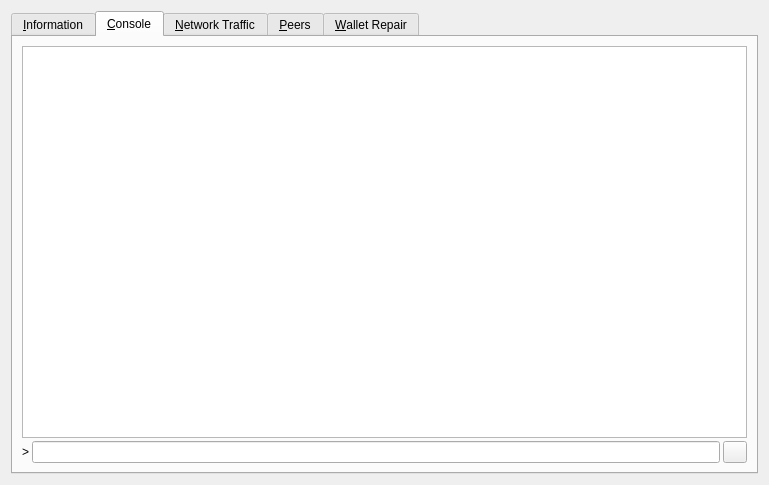
<?xml version="1.0" encoding="UTF-8"?>
<ui version="4.0">
 <class>RPCConsole</class>
 <widget class="QDialog" name="RPCConsole">
  <property name="geometry">
   <rect>
    <x>0</x>
    <y>0</y>
    <width>769</width>
    <height>485</height>
   </rect>
  </property>
  <property name="windowTitle">
   <string>Tools window</string>
  </property>
  <layout class="QVBoxLayout" name="verticalLayout_2">
   <item>
    <widget class="QTabWidget" name="tabWidget">
     <property name="currentIndex">
      <number>1</number>
     </property>
     <widget class="QWidget" name="tab_info">
      <attribute name="title">
       <string>&amp;Information</string>
      </attribute>
      <layout class="QGridLayout" name="gridLayout" columnstretch="0,0">
       <property name="horizontalSpacing">
        <number>12</number>
       </property>
       <item row="0" column="0">
        <widget class="QLabel" name="generalHeader">
         <property name="font">
          <font>
           <weight>75</weight>
           <bold>true</bold>
          </font>
         </property>
         <property name="text">
          <string>General</string>
         </property>
        </widget>
       </item>
       <item row="1" column="0">
        <widget class="QLabel" name="clientNameLabel">
         <property name="text">
          <string>Client name</string>
         </property>
        </widget>
       </item>
       <item row="1" column="1">
        <widget class="QLabel" name="clientName">
         <property name="cursor">
          <cursorShape>IBeamCursor</cursorShape>
         </property>
         <property name="text">
          <string>N/A</string>
         </property>
         <property name="textFormat">
          <enum>Qt::PlainText</enum>
         </property>
         <property name="textInteractionFlags">
          <set>Qt::LinksAccessibleByMouse|Qt::TextSelectableByKeyboard|Qt::TextSelectableByMouse</set>
         </property>
        </widget>
       </item>
       <item row="2" column="0">
        <widget class="QLabel" name="clientVersionLabel">
         <property name="text">
          <string>Client version</string>
         </property>
        </widget>
       </item>
       <item row="2" column="1">
        <widget class="QLabel" name="clientVersion">
         <property name="cursor">
          <cursorShape>IBeamCursor</cursorShape>
         </property>
         <property name="text">
          <string>N/A</string>
         </property>
         <property name="textFormat">
          <enum>Qt::PlainText</enum>
         </property>
         <property name="textInteractionFlags">
          <set>Qt::LinksAccessibleByMouse|Qt::TextSelectableByKeyboard|Qt::TextSelectableByMouse</set>
         </property>
        </widget>
       </item>
       <item row="3" column="0">
        <widget class="QLabel" name="openSSLVersionLabel">
         <property name="text">
          <string>Using OpenSSL version</string>
         </property>
         <property name="indent">
          <number>10</number>
         </property>
        </widget>
       </item>
       <item row="3" column="1">
        <widget class="QLabel" name="openSSLVersion">
         <property name="cursor">
          <cursorShape>IBeamCursor</cursorShape>
         </property>
         <property name="text">
          <string>N/A</string>
         </property>
         <property name="textFormat">
          <enum>Qt::PlainText</enum>
         </property>
         <property name="textInteractionFlags">
          <set>Qt::LinksAccessibleByMouse|Qt::TextSelectableByKeyboard|Qt::TextSelectableByMouse</set>
         </property>
        </widget>
       </item>
       <item row="4" column="0">
        <widget class="QLabel" name="berkeleyDBVersionLabel">
         <property name="text">
          <string>Using BerkeleyDB version</string>
         </property>
         <property name="indent">
          <number>10</number>
         </property>
        </widget>
       </item>
       <item row="4" column="1">
        <widget class="QLabel" name="berkeleyDBVersion">
         <property name="cursor">
          <cursorShape>IBeamCursor</cursorShape>
         </property>
         <property name="text">
          <string>N/A</string>
         </property>
         <property name="textFormat">
          <enum>Qt::PlainText</enum>
         </property>
         <property name="textInteractionFlags">
          <set>Qt::LinksAccessibleByMouse|Qt::TextSelectableByKeyboard|Qt::TextSelectableByMouse</set>
         </property>
        </widget>
       </item>
       <item row="5" column="0">
        <widget class="QLabel" name="buildDateLabel">
         <property name="text">
          <string>Build date</string>
         </property>
        </widget>
       </item>
       <item row="5" column="1">
        <widget class="QLabel" name="buildDate">
         <property name="cursor">
          <cursorShape>IBeamCursor</cursorShape>
         </property>
         <property name="text">
          <string>N/A</string>
         </property>
         <property name="textFormat">
          <enum>Qt::PlainText</enum>
         </property>
         <property name="textInteractionFlags">
          <set>Qt::LinksAccessibleByMouse|Qt::TextSelectableByKeyboard|Qt::TextSelectableByMouse</set>
         </property>
        </widget>
       </item>
       <item row="6" column="0">
        <widget class="QLabel" name="startupTimeLabel">
         <property name="text">
          <string>Startup time</string>
         </property>
        </widget>
       </item>
       <item row="6" column="1">
        <widget class="QLabel" name="startupTime">
         <property name="cursor">
          <cursorShape>IBeamCursor</cursorShape>
         </property>
         <property name="text">
          <string>N/A</string>
         </property>
         <property name="textFormat">
          <enum>Qt::PlainText</enum>
         </property>
         <property name="textInteractionFlags">
          <set>Qt::LinksAccessibleByMouse|Qt::TextSelectableByKeyboard|Qt::TextSelectableByMouse</set>
         </property>
        </widget>
       </item>
       <item row="7" column="0">
        <widget class="QLabel" name="networkHeader">
         <property name="font">
          <font>
           <weight>75</weight>
           <bold>true</bold>
          </font>
         </property>
         <property name="text">
          <string>Network</string>
         </property>
        </widget>
       </item>
       <item row="8" column="0">
        <widget class="QLabel" name="networkNameLabel">
         <property name="text">
          <string>Name</string>
         </property>
        </widget>
       </item>
       <item row="8" column="1">
        <widget class="QLabel" name="networkName">
         <property name="cursor">
          <cursorShape>IBeamCursor</cursorShape>
         </property>
         <property name="text">
          <string>N/A</string>
         </property>
         <property name="textFormat">
          <enum>Qt::PlainText</enum>
         </property>
         <property name="textInteractionFlags">
          <set>Qt::LinksAccessibleByMouse|Qt::TextSelectableByKeyboard|Qt::TextSelectableByMouse</set>
         </property>
        </widget>
       </item>
       <item row="9" column="0">
        <widget class="QLabel" name="numberOfConnectionsLabel">
         <property name="text">
          <string>Number of connections</string>
         </property>
        </widget>
       </item>
       <item row="9" column="1">
        <widget class="QLabel" name="numberOfConnections">
         <property name="cursor">
          <cursorShape>IBeamCursor</cursorShape>
         </property>
         <property name="text">
          <string>N/A</string>
         </property>
         <property name="textFormat">
          <enum>Qt::PlainText</enum>
         </property>
         <property name="textInteractionFlags">
          <set>Qt::LinksAccessibleByMouse|Qt::TextSelectableByKeyboard|Qt::TextSelectableByMouse</set>
         </property>
        </widget>
       </item>
       <item row="10" column="0">
        <widget class="QLabel" name="masternodeCountLabel">
         <property name="text">
          <string>Number of Masternodes</string>
         </property>
        </widget>
       </item>
       <item row="10" column="1">
        <widget class="QLabel" name="masternodeCount">
         <property name="cursor">
          <cursorShape>IBeamCursor</cursorShape>
         </property>
         <property name="text">
          <string>N/A</string>
         </property>
         <property name="textFormat">
          <enum>Qt::PlainText</enum>
         </property>
         <property name="textInteractionFlags">
          <set>Qt::LinksAccessibleByMouse|Qt::TextSelectableByKeyboard|Qt::TextSelectableByMouse</set>
         </property>
        </widget>
       </item>
       <item row="11" column="0">
        <widget class="QLabel" name="blockchainHeader">
         <property name="font">
          <font>
           <weight>75</weight>
           <bold>true</bold>
          </font>
         </property>
         <property name="text">
          <string>Block chain</string>
         </property>
        </widget>
       </item>
       <item row="12" column="0">
        <widget class="QLabel" name="numberOfBlocksLabel">
         <property name="text">
          <string>Current number of blocks</string>
         </property>
        </widget>
       </item>
       <item row="12" column="1">
        <widget class="QLabel" name="numberOfBlocks">
         <property name="cursor">
          <cursorShape>IBeamCursor</cursorShape>
         </property>
         <property name="text">
          <string>N/A</string>
         </property>
         <property name="textFormat">
          <enum>Qt::PlainText</enum>
         </property>
         <property name="textInteractionFlags">
          <set>Qt::LinksAccessibleByMouse|Qt::TextSelectableByKeyboard|Qt::TextSelectableByMouse</set>
         </property>
        </widget>
       </item>
       <item row="13" column="0">
        <widget class="QLabel" name="lastBlockTimeLabel">
         <property name="text">
          <string>Last block time</string>
         </property>
        </widget>
       </item>
       <item row="13" column="1">
        <widget class="QLabel" name="lastBlockTime">
         <property name="cursor">
          <cursorShape>IBeamCursor</cursorShape>
         </property>
         <property name="text">
          <string>N/A</string>
         </property>
         <property name="textFormat">
          <enum>Qt::PlainText</enum>
         </property>
         <property name="textInteractionFlags">
          <set>Qt::LinksAccessibleByMouse|Qt::TextSelectableByKeyboard|Qt::TextSelectableByMouse</set>
         </property>
        </widget>
       </item>
       <item row="14" column="0">
        <spacer name="verticalSpacer_2">
         <property name="orientation">
          <enum>Qt::Vertical</enum>
         </property>
         <property name="sizeHint" stdset="0">
          <size>
           <width>20</width>
           <height>20</height>
          </size>
         </property>
        </spacer>
       </item>
       <item row="15" column="0">
        <widget class="QLabel" name="debugLogFileHeader">
         <property name="font">
          <font>
           <weight>75</weight>
           <bold>true</bold>
          </font>
         </property>
         <property name="text">
          <string>Debug log file</string>
         </property>
        </widget>
       </item>
       <item row="16" column="0">
        <widget class="QPushButton" name="openDebugLogfileButton">
         <property name="toolTip">
          <string>Open the Hinka debug log file from the current data directory. This can take a few seconds for large log files.</string>
         </property>
         <property name="text">
          <string>&amp;Open</string>
         </property>
         <property name="autoDefault">
          <bool>false</bool>
         </property>
        </widget>
       </item>
      </layout>
     </widget>
     <widget class="QWidget" name="tab_console">
      <attribute name="title">
       <string>&amp;Console</string>
      </attribute>
      <layout class="QVBoxLayout" name="verticalLayout_3">
       <property name="spacing">
        <number>3</number>
       </property>
       <item>
        <widget class="QTextEdit" name="messagesWidget">
         <property name="minimumSize">
          <size>
           <width>0</width>
           <height>100</height>
          </size>
         </property>
         <property name="font">
          <font>
           <family>Noto Sans</family>
           <pointsize>12</pointsize>
           <weight>50</weight>
           <italic>false</italic>
           <bold>false</bold>
          </font>
         </property>
         <property name="readOnly">
          <bool>true</bool>
         </property>
         <property name="tabKeyNavigation" stdset="0">
          <bool>false</bool>
         </property>
         <property name="columnCount" stdset="0">
          <number>2</number>
         </property>
        </widget>
       </item>
       <item>
        <layout class="QHBoxLayout" name="horizontalLayout">
         <property name="spacing">
          <number>3</number>
         </property>
         <item>
          <widget class="QLabel" name="label">
           <property name="text">
            <string notr="true">&gt;</string>
           </property>
          </widget>
         </item>
         <item>
          <widget class="QLineEdit" name="lineEdit"/>
         </item>
         <item>
          <widget class="QPushButton" name="clearButton">
           <property name="maximumSize">
            <size>
             <width>24</width>
             <height>24</height>
            </size>
           </property>
           <property name="toolTip">
            <string>Clear console</string>
           </property>
           <property name="text">
            <string/>
           </property>
           <property name="icon">
            <iconset>
             <normaloff>:/icons/remove</normaloff>:/icons/remove</iconset>
           </property>
           <property name="shortcut">
            <string notr="true">Ctrl+L</string>
           </property>
           <property name="autoDefault">
            <bool>false</bool>
           </property>
          </widget>
         </item>
        </layout>
       </item>
      </layout>
     </widget>
     <widget class="QWidget" name="tab_nettraffic">
      <attribute name="title">
       <string>&amp;Network Traffic</string>
      </attribute>
      <layout class="QHBoxLayout" name="horizontalLayout_3">
       <item>
        <layout class="QVBoxLayout" name="verticalLayout_4">
         <item>
          <widget class="TrafficGraphWidget" name="trafficGraph" native="true">
           <property name="sizePolicy">
            <sizepolicy hsizetype="Expanding" vsizetype="Expanding">
             <horstretch>0</horstretch>
             <verstretch>0</verstretch>
            </sizepolicy>
           </property>
          </widget>
         </item>
         <item>
          <layout class="QHBoxLayout" name="horizontalLayout_2">
           <item>
            <widget class="QSlider" name="sldGraphRange">
             <property name="minimum">
              <number>1</number>
             </property>
             <property name="maximum">
              <number>288</number>
             </property>
             <property name="pageStep">
              <number>12</number>
             </property>
             <property name="value">
              <number>6</number>
             </property>
             <property name="orientation">
              <enum>Qt::Horizontal</enum>
             </property>
            </widget>
           </item>
           <item>
            <widget class="QLabel" name="lblGraphRange">
             <property name="minimumSize">
              <size>
               <width>100</width>
               <height>0</height>
              </size>
             </property>
             <property name="alignment">
              <set>Qt::AlignCenter</set>
             </property>
            </widget>
           </item>
           <item>
            <widget class="QPushButton" name="btnClearTrafficGraph">
             <property name="text">
              <string>&amp;Clear</string>
             </property>
             <property name="autoDefault">
              <bool>false</bool>
             </property>
            </widget>
           </item>
          </layout>
         </item>
        </layout>
       </item>
       <item>
        <layout class="QVBoxLayout" name="verticalLayout">
         <item>
          <widget class="QGroupBox" name="groupBox">
           <property name="title">
            <string>Totals</string>
           </property>
           <layout class="QVBoxLayout" name="verticalLayout_5">
            <item>
             <layout class="QHBoxLayout" name="horizontalLayout_4">
              <item>
               <widget class="Line" name="line">
                <property name="sizePolicy">
                 <sizepolicy hsizetype="Fixed" vsizetype="Fixed">
                  <horstretch>0</horstretch>
                  <verstretch>0</verstretch>
                 </sizepolicy>
                </property>
                <property name="minimumSize">
                 <size>
                  <width>10</width>
                  <height>0</height>
                 </size>
                </property>
                <property name="palette">
                 <palette>
                  <active>
                   <colorrole role="Light">
                    <brush brushstyle="SolidPattern">
                     <color alpha="255">
                      <red>0</red>
                      <green>255</green>
                      <blue>0</blue>
                     </color>
                    </brush>
                   </colorrole>
                  </active>
                  <inactive>
                   <colorrole role="Light">
                    <brush brushstyle="SolidPattern">
                     <color alpha="255">
                      <red>0</red>
                      <green>255</green>
                      <blue>0</blue>
                     </color>
                    </brush>
                   </colorrole>
                  </inactive>
                  <disabled>
                   <colorrole role="Light">
                    <brush brushstyle="SolidPattern">
                     <color alpha="255">
                      <red>0</red>
                      <green>255</green>
                      <blue>0</blue>
                     </color>
                    </brush>
                   </colorrole>
                  </disabled>
                 </palette>
                </property>
                <property name="orientation">
                 <enum>Qt::Horizontal</enum>
                </property>
               </widget>
              </item>
              <item>
               <widget class="QLabel" name="label_16">
                <property name="text">
                 <string>Received</string>
                </property>
               </widget>
              </item>
              <item>
               <widget class="QLabel" name="lblBytesIn">
                <property name="minimumSize">
                 <size>
                  <width>50</width>
                  <height>0</height>
                 </size>
                </property>
                <property name="alignment">
                 <set>Qt::AlignRight|Qt::AlignTrailing|Qt::AlignVCenter</set>
                </property>
               </widget>
              </item>
             </layout>
            </item>
            <item>
             <layout class="QHBoxLayout" name="horizontalLayout_5">
              <item>
               <widget class="Line" name="line_2">
                <property name="sizePolicy">
                 <sizepolicy hsizetype="Fixed" vsizetype="Fixed">
                  <horstretch>0</horstretch>
                  <verstretch>0</verstretch>
                 </sizepolicy>
                </property>
                <property name="minimumSize">
                 <size>
                  <width>10</width>
                  <height>0</height>
                 </size>
                </property>
                <property name="palette">
                 <palette>
                  <active>
                   <colorrole role="Light">
                    <brush brushstyle="SolidPattern">
                     <color alpha="255">
                      <red>255</red>
                      <green>0</green>
                      <blue>0</blue>
                     </color>
                    </brush>
                   </colorrole>
                  </active>
                  <inactive>
                   <colorrole role="Light">
                    <brush brushstyle="SolidPattern">
                     <color alpha="255">
                      <red>255</red>
                      <green>0</green>
                      <blue>0</blue>
                     </color>
                    </brush>
                   </colorrole>
                  </inactive>
                  <disabled>
                   <colorrole role="Light">
                    <brush brushstyle="SolidPattern">
                     <color alpha="255">
                      <red>255</red>
                      <green>0</green>
                      <blue>0</blue>
                     </color>
                    </brush>
                   </colorrole>
                  </disabled>
                 </palette>
                </property>
                <property name="orientation">
                 <enum>Qt::Horizontal</enum>
                </property>
               </widget>
              </item>
              <item>
               <widget class="QLabel" name="label_17">
                <property name="text">
                 <string>Sent</string>
                </property>
               </widget>
              </item>
              <item>
               <widget class="QLabel" name="lblBytesOut">
                <property name="minimumSize">
                 <size>
                  <width>50</width>
                  <height>0</height>
                 </size>
                </property>
                <property name="alignment">
                 <set>Qt::AlignRight|Qt::AlignTrailing|Qt::AlignVCenter</set>
                </property>
               </widget>
              </item>
             </layout>
            </item>
            <item>
             <spacer name="verticalSpacer_4">
              <property name="orientation">
               <enum>Qt::Vertical</enum>
              </property>
              <property name="sizeHint" stdset="0">
               <size>
                <width>20</width>
                <height>407</height>
               </size>
              </property>
             </spacer>
            </item>
           </layout>
          </widget>
         </item>
        </layout>
       </item>
      </layout>
     </widget>
     <widget class="QWidget" name="tab_peers">
      <attribute name="title">
       <string>&amp;Peers</string>
      </attribute>
      <layout class="QGridLayout" name="gridLayout_2">
       <item row="0" column="0" rowspan="2">
        <widget class="QTableView" name="peerWidget">
         <property name="horizontalScrollBarPolicy">
          <enum>Qt::ScrollBarAsNeeded</enum>
         </property>
         <property name="sortingEnabled">
          <bool>true</bool>
         </property>
         <attribute name="horizontalHeaderHighlightSections">
          <bool>false</bool>
         </attribute>
        </widget>
       </item>
       <item row="0" column="1">
        <widget class="QLabel" name="peerHeading">
         <property name="sizePolicy">
          <sizepolicy hsizetype="Preferred" vsizetype="Minimum">
           <horstretch>0</horstretch>
           <verstretch>0</verstretch>
          </sizepolicy>
         </property>
         <property name="minimumSize">
          <size>
           <width>300</width>
           <height>32</height>
          </size>
         </property>
         <property name="font">
          <font>
           <pointsize>10</pointsize>
           <weight>75</weight>
           <bold>true</bold>
          </font>
         </property>
         <property name="cursor">
          <cursorShape>IBeamCursor</cursorShape>
         </property>
         <property name="text">
          <string>Select a peer to view detailed information.</string>
         </property>
         <property name="alignment">
          <set>Qt::AlignCenter</set>
         </property>
         <property name="wordWrap">
          <bool>true</bool>
         </property>
         <property name="textInteractionFlags">
          <set>Qt::LinksAccessibleByMouse|Qt::TextSelectableByKeyboard|Qt::TextSelectableByMouse</set>
         </property>
        </widget>
       </item>
       <item row="1" column="1">
        <widget class="QWidget" name="detailWidget" native="true">
         <property name="minimumSize">
          <size>
           <width>300</width>
           <height>0</height>
          </size>
         </property>
         <layout class="QGridLayout" name="gridLayout_3">
          <item row="0" column="0">
           <widget class="QLabel" name="label_23">
            <property name="text">
             <string>Direction</string>
            </property>
           </widget>
          </item>
          <item row="0" column="2">
           <widget class="QLabel" name="peerDirection">
            <property name="cursor">
             <cursorShape>IBeamCursor</cursorShape>
            </property>
            <property name="text">
             <string>N/A</string>
            </property>
            <property name="textFormat">
             <enum>Qt::PlainText</enum>
            </property>
            <property name="textInteractionFlags">
             <set>Qt::LinksAccessibleByMouse|Qt::TextSelectableByKeyboard|Qt::TextSelectableByMouse</set>
            </property>
           </widget>
          </item>
          <item row="1" column="0">
           <widget class="QLabel" name="label_21">
            <property name="text">
             <string>Protocol</string>
            </property>
           </widget>
          </item>
          <item row="1" column="2">
           <widget class="QLabel" name="peerVersion">
            <property name="cursor">
             <cursorShape>IBeamCursor</cursorShape>
            </property>
            <property name="text">
             <string>N/A</string>
            </property>
            <property name="textFormat">
             <enum>Qt::PlainText</enum>
            </property>
            <property name="textInteractionFlags">
             <set>Qt::LinksAccessibleByMouse|Qt::TextSelectableByKeyboard|Qt::TextSelectableByMouse</set>
            </property>
           </widget>
          </item>
          <item row="2" column="0">
           <widget class="QLabel" name="label_28">
            <property name="text">
             <string>Version</string>
            </property>
           </widget>
          </item>
          <item row="2" column="2">
           <widget class="QLabel" name="peerSubversion">
            <property name="cursor">
             <cursorShape>IBeamCursor</cursorShape>
            </property>
            <property name="text">
             <string>N/A</string>
            </property>
            <property name="textFormat">
             <enum>Qt::PlainText</enum>
            </property>
            <property name="textInteractionFlags">
             <set>Qt::LinksAccessibleByMouse|Qt::TextSelectableByKeyboard|Qt::TextSelectableByMouse</set>
            </property>
           </widget>
          </item>
          <item row="3" column="0">
           <widget class="QLabel" name="label_4">
            <property name="text">
             <string>Services</string>
            </property>
           </widget>
          </item>
          <item row="3" column="2">
           <widget class="QLabel" name="peerServices">
            <property name="cursor">
             <cursorShape>IBeamCursor</cursorShape>
            </property>
            <property name="text">
             <string>N/A</string>
            </property>
            <property name="textFormat">
             <enum>Qt::PlainText</enum>
            </property>
            <property name="textInteractionFlags">
             <set>Qt::LinksAccessibleByMouse|Qt::TextSelectableByKeyboard|Qt::TextSelectableByMouse</set>
            </property>
           </widget>
          </item>
          <item row="5" column="0">
           <widget class="QLabel" name="label_29">
            <property name="text">
             <string>Starting Height</string>
            </property>
           </widget>
          </item>
          <item row="5" column="2">
           <widget class="QLabel" name="peerHeight">
            <property name="cursor">
             <cursorShape>IBeamCursor</cursorShape>
            </property>
            <property name="text">
             <string>N/A</string>
            </property>
            <property name="textFormat">
             <enum>Qt::PlainText</enum>
            </property>
            <property name="textInteractionFlags">
             <set>Qt::LinksAccessibleByMouse|Qt::TextSelectableByKeyboard|Qt::TextSelectableByMouse</set>
            </property>
           </widget>
          </item>
          <item row="6" column="0">
           <widget class="QLabel" name="label_27">
            <property name="text">
             <string>Sync Height</string>
            </property>
           </widget>
          </item>
          <item row="6" column="2">
           <widget class="QLabel" name="peerSyncHeight">
            <property name="cursor">
             <cursorShape>IBeamCursor</cursorShape>
            </property>
            <property name="text">
             <string>N/A</string>
            </property>
            <property name="textFormat">
             <enum>Qt::PlainText</enum>
            </property>
            <property name="textInteractionFlags">
             <set>Qt::LinksAccessibleByMouse|Qt::TextSelectableByKeyboard|Qt::TextSelectableByMouse</set>
            </property>
           </widget>
          </item>
          <item row="7" column="0">
           <widget class="QLabel" name="label_24">
            <property name="text">
             <string>Ban Score</string>
            </property>
           </widget>
          </item>
          <item row="7" column="2">
           <widget class="QLabel" name="peerBanScore">
            <property name="cursor">
             <cursorShape>IBeamCursor</cursorShape>
            </property>
            <property name="text">
             <string>N/A</string>
            </property>
            <property name="textFormat">
             <enum>Qt::PlainText</enum>
            </property>
            <property name="textInteractionFlags">
             <set>Qt::LinksAccessibleByMouse|Qt::TextSelectableByKeyboard|Qt::TextSelectableByMouse</set>
            </property>
           </widget>
          </item>
          <item row="8" column="0">
           <widget class="QLabel" name="label_22">
            <property name="text">
             <string>Connection Time</string>
            </property>
           </widget>
          </item>
          <item row="8" column="2">
           <widget class="QLabel" name="peerConnTime">
            <property name="cursor">
             <cursorShape>IBeamCursor</cursorShape>
            </property>
            <property name="text">
             <string>N/A</string>
            </property>
            <property name="textFormat">
             <enum>Qt::PlainText</enum>
            </property>
            <property name="textInteractionFlags">
             <set>Qt::LinksAccessibleByMouse|Qt::TextSelectableByKeyboard|Qt::TextSelectableByMouse</set>
            </property>
           </widget>
          </item>
          <item row="9" column="0">
           <widget class="QLabel" name="label_15">
            <property name="text">
             <string>Last Send</string>
            </property>
           </widget>
          </item>
          <item row="9" column="2">
           <widget class="QLabel" name="peerLastSend">
            <property name="cursor">
             <cursorShape>IBeamCursor</cursorShape>
            </property>
            <property name="text">
             <string>N/A</string>
            </property>
            <property name="textFormat">
             <enum>Qt::PlainText</enum>
            </property>
            <property name="textInteractionFlags">
             <set>Qt::LinksAccessibleByMouse|Qt::TextSelectableByKeyboard|Qt::TextSelectableByMouse</set>
            </property>
           </widget>
          </item>
          <item row="10" column="0">
           <widget class="QLabel" name="label_19">
            <property name="text">
             <string>Last Receive</string>
            </property>
           </widget>
          </item>
          <item row="10" column="2">
           <widget class="QLabel" name="peerLastRecv">
            <property name="cursor">
             <cursorShape>IBeamCursor</cursorShape>
            </property>
            <property name="text">
             <string>N/A</string>
            </property>
            <property name="textFormat">
             <enum>Qt::PlainText</enum>
            </property>
            <property name="textInteractionFlags">
             <set>Qt::LinksAccessibleByMouse|Qt::TextSelectableByKeyboard|Qt::TextSelectableByMouse</set>
            </property>
           </widget>
          </item>
          <item row="11" column="0">
           <widget class="QLabel" name="label_18">
            <property name="text">
             <string>Bytes Sent</string>
            </property>
           </widget>
          </item>
          <item row="11" column="2">
           <widget class="QLabel" name="peerBytesSent">
            <property name="cursor">
             <cursorShape>IBeamCursor</cursorShape>
            </property>
            <property name="text">
             <string>N/A</string>
            </property>
            <property name="textFormat">
             <enum>Qt::PlainText</enum>
            </property>
            <property name="textInteractionFlags">
             <set>Qt::LinksAccessibleByMouse|Qt::TextSelectableByKeyboard|Qt::TextSelectableByMouse</set>
            </property>
           </widget>
          </item>
          <item row="12" column="0">
           <widget class="QLabel" name="label_20">
            <property name="text">
             <string>Bytes Received</string>
            </property>
           </widget>
          </item>
          <item row="12" column="2">
           <widget class="QLabel" name="peerBytesRecv">
            <property name="cursor">
             <cursorShape>IBeamCursor</cursorShape>
            </property>
            <property name="text">
             <string>N/A</string>
            </property>
            <property name="textFormat">
             <enum>Qt::PlainText</enum>
            </property>
            <property name="textInteractionFlags">
             <set>Qt::LinksAccessibleByMouse|Qt::TextSelectableByKeyboard|Qt::TextSelectableByMouse</set>
            </property>
           </widget>
          </item>
          <item row="13" column="0">
           <widget class="QLabel" name="label_26">
            <property name="text">
             <string>Ping Time</string>
            </property>
           </widget>
          </item>
          <item row="13" column="2">
           <widget class="QLabel" name="peerPingTime">
            <property name="cursor">
             <cursorShape>IBeamCursor</cursorShape>
            </property>
            <property name="text">
             <string>N/A</string>
            </property>
            <property name="textFormat">
             <enum>Qt::PlainText</enum>
            </property>
            <property name="textInteractionFlags">
             <set>Qt::LinksAccessibleByMouse|Qt::TextSelectableByKeyboard|Qt::TextSelectableByMouse</set>
            </property>
           </widget>
          </item>
          <item row="14" column="1">
           <spacer name="verticalSpacer_3">
            <property name="orientation">
             <enum>Qt::Vertical</enum>
            </property>
            <property name="sizeHint" stdset="0">
             <size>
              <width>20</width>
              <height>40</height>
             </size>
            </property>
           </spacer>
          </item>
         </layout>
        </widget>
       </item>
      </layout>
     </widget>
     <widget class="QWidget" name="tab_repair">
      <attribute name="title">
       <string>&amp;Wallet Repair</string>
      </attribute>
      <layout class="QGridLayout" name="gridLayout_4" columnstretch="0,0,0,0">
       <property name="horizontalSpacing">
        <number>12</number>
       </property>
       <item row="10" column="0" colspan="2">
        <widget class="QPushButton" name="btn_resync">
         <property name="minimumSize">
          <size>
           <width>100</width>
           <height>23</height>
          </size>
         </property>
         <property name="text">
          <string>Delete local Blockchain Folders</string>
         </property>
        </widget>
       </item>
       <item row="0" column="0" colspan="4">
        <widget class="QLabel" name="label_repair_header">
         <property name="font">
          <font>
           <weight>75</weight>
           <bold>true</bold>
          </font>
         </property>
         <property name="text">
          <string>Wallet repair options.</string>
         </property>
        </widget>
       </item>
       <item row="1" column="0" colspan="4">
        <widget class="QLabel" name="label_repair_helptext">
         <property name="font">
          <font>
           <weight>50</weight>
           <bold>false</bold>
          </font>
         </property>
         <property name="text">
          <string>The buttons below will restart the wallet with command-line options to repair the wallet, fix issues with corrupt blockhain files or missing/obsolete transactions.</string>
         </property>
         <property name="wordWrap">
          <bool>true</bool>
         </property>
        </widget>
       </item>
       <item row="2" column="0">
        <widget class="QLabel" name="wallet_path_label">
         <property name="text">
          <string>Wallet In Use:</string>
         </property>
        </widget>
       </item>
       <item row="2" column="1" colspan="3">
        <widget class="QLabel" name="wallet_path">
         <property name="cursor">
          <cursorShape>IBeamCursor</cursorShape>
         </property>
         <property name="text">
          <string>N/A</string>
         </property>
         <property name="textFormat">
          <enum>Qt::PlainText</enum>
         </property>
         <property name="textInteractionFlags">
          <set>Qt::LinksAccessibleByMouse|Qt::TextSelectableByKeyboard|Qt::TextSelectableByMouse</set>
         </property>
        </widget>
       </item>
       <item row="3" column="0">
        <spacer name="verticalSpacer_repair1">
         <property name="orientation">
          <enum>Qt::Vertical</enum>
         </property>
         <property name="sizeHint" stdset="0">
          <size>
           <width>10</width>
           <height>10</height>
          </size>
         </property>
        </spacer>
       </item>
       <item row="4" column="0" colspan="2">
        <widget class="QPushButton" name="btn_salvagewallet">
         <property name="minimumSize">
          <size>
           <width>100</width>
           <height>23</height>
          </size>
         </property>
         <property name="text">
          <string>Salvage wallet</string>
         </property>
        </widget>
       </item>
       <item row="4" column="2">
        <widget class="QLabel" name="label_repair_salvage_command">
         <property name="text">
          <string notr="true">-salvagewallet:</string>
         </property>
        </widget>
       </item>
       <item row="4" column="3">
        <widget class="QLabel" name="label_repair_salvage">
         <property name="text">
          <string>Attempt to recover private keys from a corrupt wallet.dat.</string>
         </property>
         <property name="wordWrap">
          <bool>true</bool>
         </property>
        </widget>
       </item>
       <item row="5" column="0" colspan="2">
        <widget class="QPushButton" name="btn_rescan">
         <property name="minimumSize">
          <size>
           <width>100</width>
           <height>23</height>
          </size>
         </property>
         <property name="text">
          <string>Rescan blockchain files</string>
         </property>
        </widget>
       </item>
       <item row="5" column="2">
        <widget class="QLabel" name="label_repair_rescan_command">
         <property name="text">
          <string notr="true">-rescan:</string>
         </property>
        </widget>
       </item>
       <item row="5" column="3">
        <widget class="QLabel" name="label_repair_rescan">
         <property name="text">
          <string>Rescan the block chain for missing wallet transactions.</string>
         </property>
         <property name="wordWrap">
          <bool>true</bool>
         </property>
        </widget>
       </item>
       <item row="6" column="0" colspan="2">
        <widget class="QPushButton" name="btn_zapwallettxes1">
         <property name="minimumSize">
          <size>
           <width>100</width>
           <height>23</height>
          </size>
         </property>
         <property name="text">
          <string>Recover transactions 1</string>
         </property>
        </widget>
       </item>
       <item row="6" column="2">
        <widget class="QLabel" name="label_repair_zap1_command">
         <property name="text">
          <string notr="true">-zapwallettxes=1:</string>
         </property>
        </widget>
       </item>
       <item row="6" column="3">
        <widget class="QLabel" name="label_repair_zap1">
         <property name="text">
          <string>Recover transactions from blockchain (keep meta-data, e.g. account owner).</string>
         </property>
         <property name="wordWrap">
          <bool>true</bool>
         </property>
        </widget>
       </item>
       <item row="7" column="0" colspan="2">
        <widget class="QPushButton" name="btn_zapwallettxes2">
         <property name="minimumSize">
          <size>
           <width>100</width>
           <height>23</height>
          </size>
         </property>
         <property name="text">
          <string>Recover transactions 2</string>
         </property>
        </widget>
       </item>
       <item row="7" column="2">
        <widget class="QLabel" name="label_repair_zap2_command">
         <property name="text">
          <string notr="true">-zapwallettxes=2:</string>
         </property>
        </widget>
       </item>
       <item row="7" column="3">
        <widget class="QLabel" name="label_repair_zap2">
         <property name="text">
          <string>Recover transactions from blockchain (drop meta-data).</string>
         </property>
         <property name="wordWrap">
          <bool>true</bool>
         </property>
        </widget>
       </item>
       <item row="8" column="0" colspan="2">
        <widget class="QPushButton" name="btn_upgradewallet">
         <property name="minimumSize">
          <size>
           <width>100</width>
           <height>23</height>
          </size>
         </property>
         <property name="text">
          <string>Upgrade wallet format</string>
         </property>
        </widget>
       </item>
       <item row="8" column="2">
        <widget class="QLabel" name="label_repair_upgrade_command">
         <property name="text">
          <string notr="true">-upgradewallet:</string>
         </property>
        </widget>
       </item>
       <item row="8" column="3">
        <widget class="QLabel" name="label_repair_upgrade">
         <property name="text">
          <string>Upgrade wallet to latest format on startup. (Note: this is NOT an update of the wallet itself!)</string>
         </property>
         <property name="wordWrap">
          <bool>true</bool>
         </property>
        </widget>
       </item>
       <item row="9" column="0" colspan="2">
        <widget class="QPushButton" name="btn_reindex">
         <property name="minimumSize">
          <size>
           <width>100</width>
           <height>23</height>
          </size>
         </property>
         <property name="text">
          <string>Rebuild index</string>
         </property>
        </widget>
       </item>
       <item row="9" column="2">
        <widget class="QLabel" name="label_repair_reindex_command">
         <property name="text">
          <string notr="true">-reindex:</string>
         </property>
        </widget>
       </item>
       <item row="9" column="3">
        <widget class="QLabel" name="label_repair_reindex">
         <property name="text">
          <string>Rebuild block chain index from current blk000??.dat files.</string>
         </property>
         <property name="wordWrap">
          <bool>true</bool>
         </property>
        </widget>
       </item>
       <item row="11" column="0">
        <spacer name="verticalSpacer_repair2">
         <property name="orientation">
          <enum>Qt::Vertical</enum>
         </property>
         <property name="sizeHint" stdset="0">
          <size>
           <width>20</width>
           <height>10</height>
          </size>
         </property>
        </spacer>
       </item>
       <item row="10" column="2">
        <widget class="QLabel" name="label_repair_resync_command">
         <property name="text">
          <string>-resync:</string>
         </property>
        </widget>
       </item>
       <item row="10" column="3">
        <widget class="QLabel" name="label_repair_resync">
         <property name="text">
          <string>Deletes all local blockchain folders so the wallet synchronizes from scratch.</string>
         </property>
         <property name="wordWrap">
          <bool>true</bool>
         </property>
        </widget>
       </item>
      </layout>
     </widget>
    </widget>
   </item>
  </layout>
 </widget>
 <customwidgets>
  <customwidget>
   <class>TrafficGraphWidget</class>
   <extends>QWidget</extends>
   <header>trafficgraphwidget.h</header>
   <container>1</container>
   <slots>
    <slot>clear()</slot>
   </slots>
  </customwidget>
 </customwidgets>
 <resources/>
 <connections/>
</ui>
